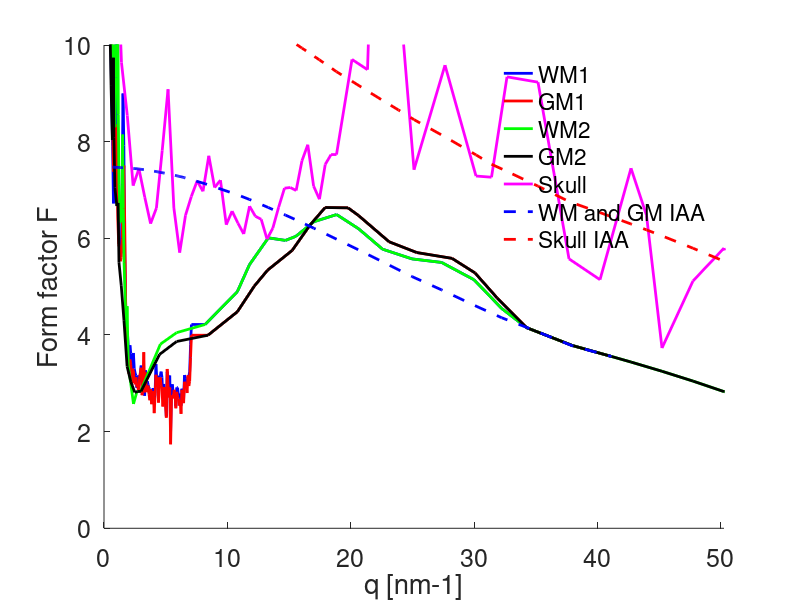

The MATLAB source for this figure: (Note: this script raises an error after producing the figure.)
clear all
clear all
load('bone.mat','Xbone','Fbone','Fb')
load('mina.mat','Xw_m','Xg_m','Fw_m','Fg_m','FIAA')
load('Felici.mat','xw','xg','Fwm','Fgm')
f = 4*pi;
close all

figure
plot(Xw_m*f,Fw_m,'b','linewidth',2); hold on
plot(Xg_m*f,Fg_m,'r','linewidth',2); hold on

plot(xw*f,Fwm,'g','linewidth',2); hold on
plot(xg*f,Fgm,'k','linewidth',2); hold on

plot(Xbone*f,Fbone,'m','linewidth',2); hold on

plot(Xw_m*f,FIAA,'--b','linewidth',2); hold on
plot(Xbone*f,Fb,'--r','linewidth',2); hold on

xlim([0 4*f])
ylim([0 10])
legend('WM1','GM1','WM2','GM2','Skull','WM and GM IAA','Skull IAA')
xlabel('q [nm{-1}]','fontsize',18);
ylabel('Form factor F','fontsize',18);
set(gca,'fontsize',18)
box off
legend boxoff
%title('Small angles + Wide angles')

s = 'F_wide.pdf';
save2pdf(s,gcf,150)

figure

plot(Xw_m*f,Fw_m,'-b','linewidth',2); hold on
plot(Xg_m*f,Fg_m,'-r','linewidth',2); hold on

plot(xw*f,Fwm,'-g','linewidth',2); hold on
plot(xg*f,Fgm,'-k','linewidth',2); hold on

plot(Xbone,Fbone,'-m','linewidth',2); hold on

plot(Xw_m,FIAA,'--b','linewidth',2); hold on
plot(Xbone,Fb,'--r','linewidth',2); hold on
xlim([0 10])
ylim([0 25])
legend('WM1','GM1','WM2','GM2','Skull','WM and GM IAA','Skull IAA')
xlabel('q [nm{-1}]','fontsize',28);
ylabel('Form factor F','fontsize',28);
set(gca,'fontsize',28)
legend boxoff
box off



s = 'F_small.pdf';
save2pdf(s,gcf,150)